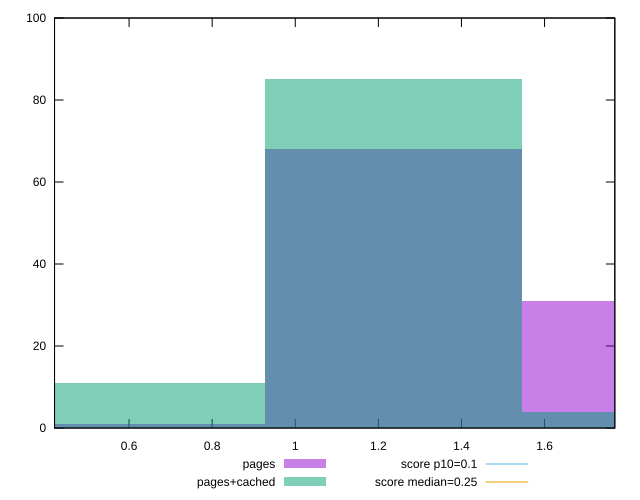

The script that saved this image:
reset

$pages <<EOF
1.2363142338002615 68
0.6181571169001308 1
1.8544713507003923 31
EOF

$pagesCached <<EOF
1.2363142338002615 85
0.6181571169001308 11
1.8544713507003923 4
EOF

set key outside below
set boxwidth 0.6181571169001308
set xrange [0.4206224575042724:1.7691195678710936]
set yrange [0:100]
set trange [0:100]
set style fill transparent solid 0.5 noborder

set parametric
set terminal svg size 640, 500 enhanced background rgb 'white'
set output "report_00019_2021-02-10T18-14-37.922Z//cumulative-layout-shift/comparison/histogram/0_vs_1.svg"

plot $pages title "pages" with boxes, \
     $pagesCached title "pages+cached" with boxes, \
     0.1,t title "score p10=0.1", \
     0.25,t title "score median=0.25"

reset
